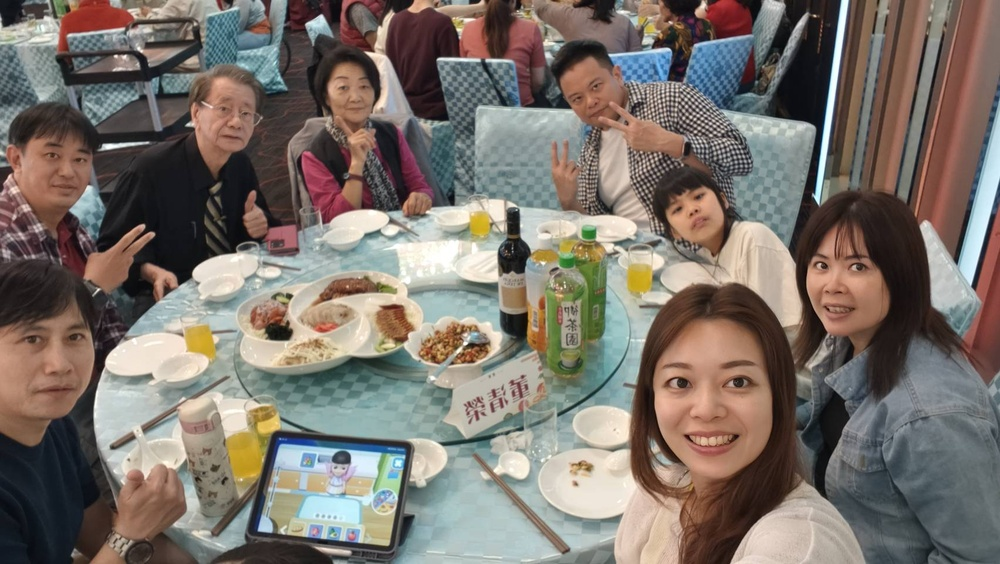
#> input picture practice/opencv/images/IMG_7307.JPG, 1000 x 564 px, shrunk from 1704 x 961 before the run, found by its file name
$ python face.py
#> lines starting #> are read from the running program, lines starting #| are printed output that depends on the picture; after the words box and inside, x2 and y2 are one past the last pixel; in counts of white or black regions, pixels touching at a corner belong together
import cv2

face_cascade = cv2.CascadeClassifier(
    cv2.data.haarcascades + 'haarcascade_frontalface_default.xml'
)
img = cv2.imread('images/IMG_7307.jpg')
#> img is the input picture: shape (564, 1000, 3); mean B, G, R 106.9, 114.4, 123

gray = cv2.cvtColor(img, cv2.COLOR_BGR2GRAY)
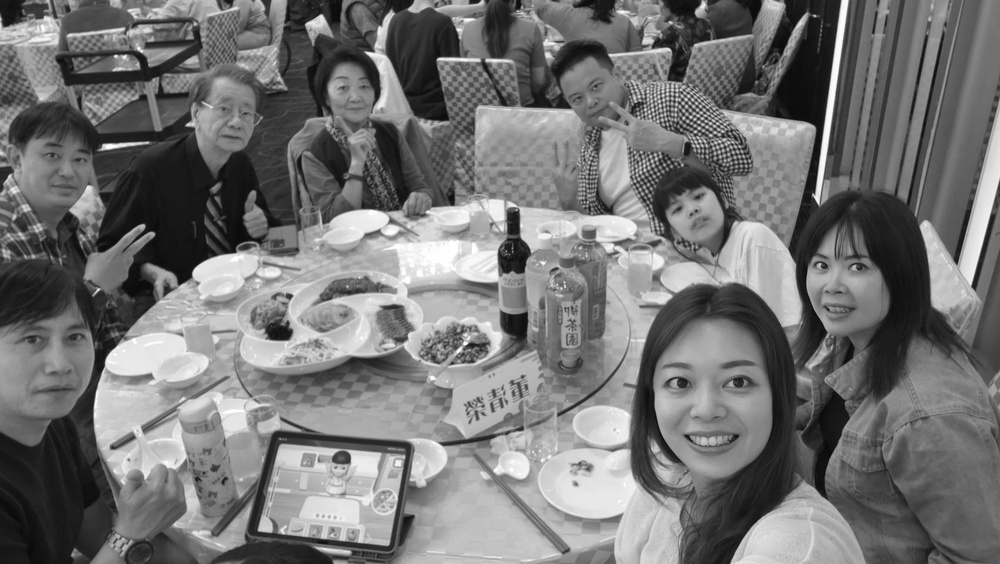
#> gray: shape (564, 1000); min 7, max 255, mean 116.1
# 偵測人臉
faces = face_cascade.detectMultiScale(
  gray,
  scaleFactor=1.1,
  minNeighbors=5,
  minSize=(30, 30)
)
#> faces = [[324, 65, 56, 56], [200, 84, 69, 69], [27, 131, 73, 73], [793, 232, 93, 93], [8, 303, 101, 101], [636, 323, 148, 148], [78, 326, 149, 149]]
for (x, y, w, h) in faces:
    cv2.rectangle(img, (x, y), (x+w, y+h), (255, 0, 255), 2)
#> this loop made 7 passes
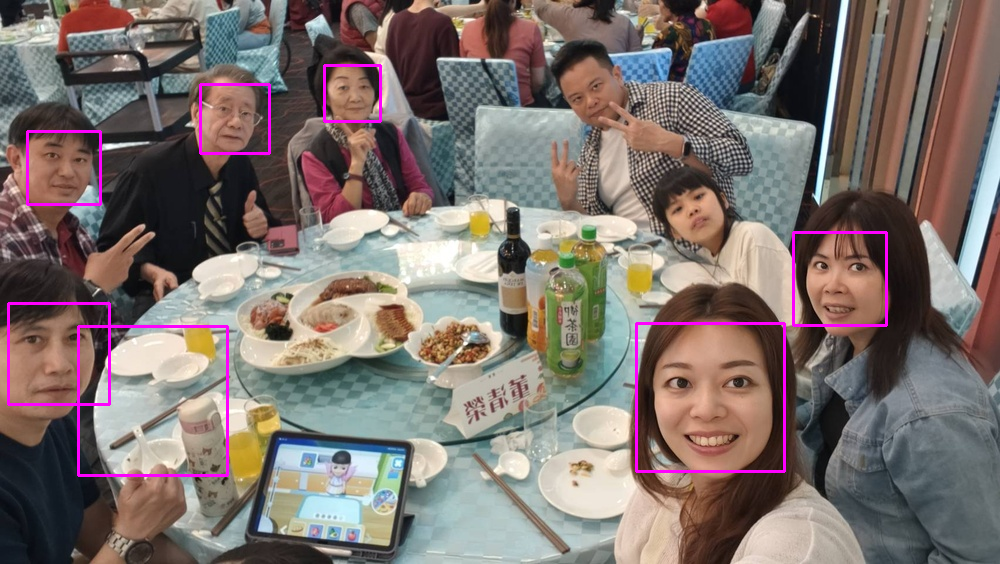
#> img: shape (564, 1000, 3); 1.46% of pixels changed, all inside (x1, y1, x2, y2) = (7, 64, 888, 477)

cv2.imshow('img', img)
cv2.waitKey(0)
cv2.destroyAllWindows()

$ run again, with practice/opencv/images/mdfk.jpg copied over practice/opencv/images/IMG_7307.JPG
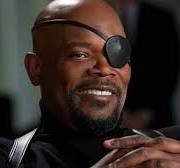
#> input picture practice/opencv/images/mdfk.jpg, 180 x 168 px, found by its file name
#> img is the input picture: shape (168, 180, 3); mean B, G, R 37.3, 42.2, 53.5
#> `gray = cv2.cvtColor(img, cv2.COLOR_BGR2GRAY)`:
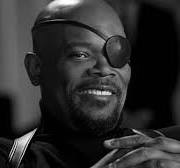
#> gray: shape (168, 180); min 0, max 255, mean 45
#> faces = ()
